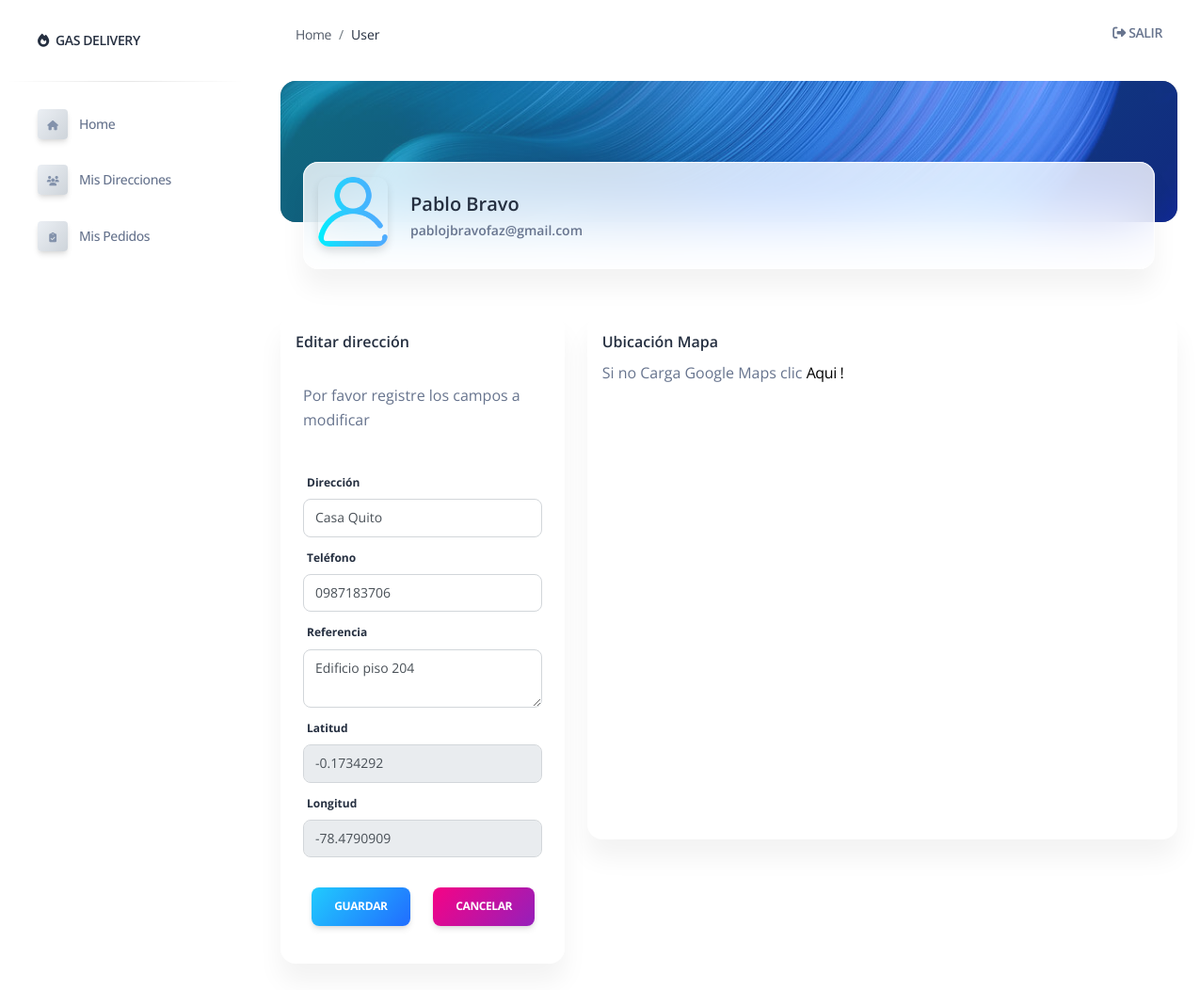
Page /user_dir/2/edit (signed in) on the committed database.
### gasbravo/models.py (models this page shows)
class User (models.Model):
    first_name = models.CharField(max_length=50)
    last_name = models.CharField(max_length=55)
    email = models.CharField(max_length=55)
    password = models.CharField(max_length=55)
    user_rol = models.ForeignKey(Rol, related_name="user_rol", on_delete=models.CASCADE)
    created_at = models.DateField(auto_now_add=True)
    updated_at = models.DateField(auto_now=True)
    objects = UserManager()

class Direccion (models.Model):
    nombre_dir = models.CharField(max_length=50)
    user_log = models.ForeignKey(User, related_name="user_log", on_delete=models.CASCADE)
    lat = models.CharField(max_length=50)
    long = models.CharField(max_length=50)
    celular =models.CharField(max_length=10)
    desc = models.TextField()
    created_at = models.DateField(auto_now_add=True)
    updated_at = models.DateField(auto_now=True)
    objects = DireccionManager()

### gasbravo/views.py (the view, shortened to what this page needs)
# urls.py: path('user_dir/<int:number>/edit', views.edit_dir),
def edit_dir(request, number):
    edit_dir = Direccion.objects.get(id=number)
    context = {
        'edit_dir' : edit_dir,
        'logged_user': User.objects.get(id=request.session['logged_user']),
        'google_api_key': settings.GOOGLE_API_KEY,
        }
    return render(request, 'edit_dir.html',context)

### gasbravo/templates/edit_dir.html (shortened to what this page needs)
{% extends 'layouts/base-cl.html' %} {% block title %} Modificar Dirección {% endblock title %}
{% block stylesheets %}{% endblock stylesheets %} {% block content %}
<div class="container-fluid">
    <div class="page-header min-height-150 border-radius-xl mt-4" style="background-image: url('/static/assets/img/curved-images/curved14.jpg'); background-position-y: 15%;">
        <span class="mask bg-gradient-info opacity-5"></span>
    </div>
    <div class="card card-body blur shadow-blur mx-4 mt-n6">
        <div class="row gx-4">
            <div class="col-auto">
                <div class="avatar avatar-xl position-relative">
                    <img src="/static/assets/img/usuario5.png" alt="avatar.png" class="w-100 border-radius-lg shadow-sm">
                </div>
            </div>
            <div class="col-auto my-auto">
                <div class="h-100">
                    <h5 class="mb-1">
                        {{logged_user.first_name}} {{logged_user.last_name}}
                    </h5>
                    <p class="mb-0 font-weight-bold text-sm">
                        {{logged_user.email}}
                    </p>
                </div>
            </div>
        </div>
    </div>
</div>
<div class="container-fluid py-4">
    <div class="row my-4">
        <div class="col-lg-4 col-md-6 mb-md-0">
            <div class="card mb-2">
                <div class="card-header pb-0 p-3">
                    <h6 class="mb-1">Editar dirección</h6>
                </div>
                <div class=" col-md-12 d-flex flex-column">
                    <div class="card card-plain mt-1">
                        <div class="card-header pb-0 text-left bg-transparent">
                            {% if messages %}
                            <ul class="messages">
                                {% for message in messages%}
                                <li class="text-danger"><strong class="text-danger text-capitalize">{{message.tags}}:</strong> {{message}} {% endfor %}</li>
                            </ul>
                            {% else %}Por favor registre los campos a modificar{% endif %}
                        </div>
                        <div class="card-body">
                            <form role="form text-left" method="post" action="/user_dir/update/{{edit_dir.id}}">
                                <label for="nomdirec" class="form-label">Dirección </label>
                                <div class="mb-2">
                                    <input type="text" class="form-control" name="nomdirec" placeholder="Ingrese dirección completa" value="{{ edit_dir.nombre_dir }}" required>
                                </div>
                                <label for="celular" class="form-label">Teléfono</label>
                                <div class="mb-2">
                                    <input type="number" class="form-control" name="celular" placeholder="Ingrese número de teléfono" value="{{ edit_dir.celular }}" required>
                                </div>
                                <label for="desc" class="form-label">Referencia</label>
                                <div class="mb-2">
                                    <textarea class="form-control" name="desc" placeholder="Ingrese referencia" required>{{ edit_dir.desc }}</textarea>
                                </div>
                                <label for="id_lat" class="form-label">Latitud</label>
                                <div class="mb-2">
                                    <input type="text" class="form-control" name="id_lat" id="id_lat" placeholder="Ingrese coordenadas latitud" value="{{ edit_dir.lat }}" readonly>
                                </div>
                                <label for="id_lng" class="form-label">Longitud</label>
                                <div class="mb-2">
                                    <input type="text" class="form-control" name="id_lng" id="id_lng" placeholder="Ingrese coordenadas longitud" value="{{ edit_dir.long }}" readonly>
                                </div>
                                <div class="mb-3 row g-2 text-center">
                                    <div class="col-md">
                                        <button type="submit" name="save" class="btn bg-gradient-info mt-4 mb-0">Guardar</button>
                                    </div>
                                    <div class="col-md">
                                        <a href="/user/gest_direccion">
                                            <button type="button" class="btn bg-gradient-primary  mt-4 mb-0">Cancelar</button>
                                        </a>
                                    </div>
                                </div>
                            </form>
                        </div>
                    </div>
                </div>
            </div>
        </div>
        <div class="col-lg-8 col-md-6">
            <div class="card mb-2">
                <div class="card-header pb-0 p-3">
                    <div class="col-lg-6 col-7">
                        <h6>Ubicación Mapa</h6>
                        <span> Si no Carga Google Maps clic </span>
                        <a title="Reload!" href="/user/gest_direccion" onclick="window.location.reload(true)">Aqui !</a>
                        <div id="mapa" class="capas "></div>
                    </div>
                </div>
                <div class="card-body px-0 pb-2">
                </div>
            </div>
        </div>
    </div>
</div>
{% endblock content %}

### gasbravo/static/assets/css/google.css (style rules this page uses)
.capas { display: inline-block; width: 650px; height: 450px; vertical-align:top ; }

### rows in the picture
User: first_name "Pablo", last_name "Bravo", email "pablojbravofaz@gmail.com"
Direccion: nomdirec "Casa Quito", celular "0987183706", desc "Edificio piso 204", id_lat "-0.1734292", id_lng "-78.4790909"
